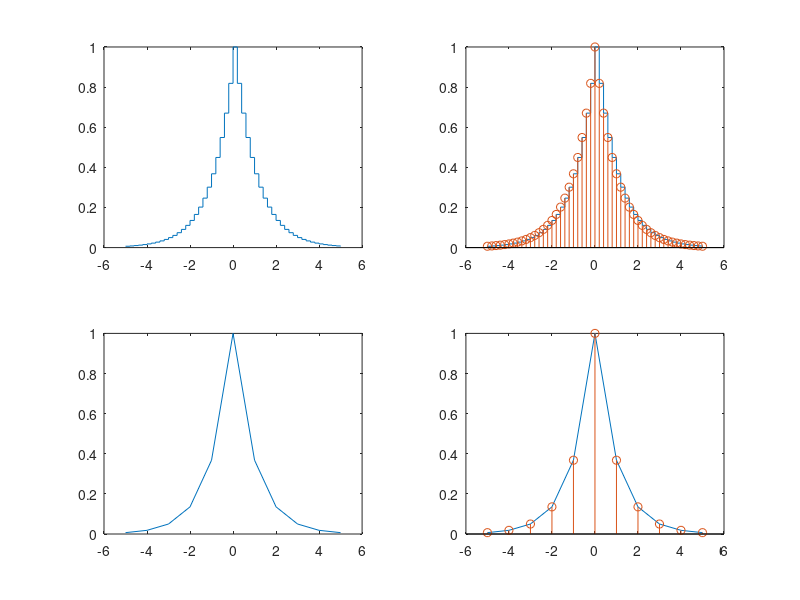

The MATLAB script that drew this image:
% Ex3_23
% 한밭대학교 20191780 육정훈

Ts = 0.0002;
n = -25:1:25;
nTs = n * Ts;
x = exp(-1000 * abs(nTs));

subplot(2, 2, 1); stairs(nTs * 1000, x);
subplot(2, 2, 2); stairs(nTs * 1000, x); hold on;
stem(n * Ts * 1000, x); hold off;

Ts = 0.001;
n = -5:5;
nTs = n * Ts;
x = exp(-1000 * abs(nTs));

subplot(2, 2, 3); plot(nTs * 1000, x);
subplot(2, 2, 4); plot(nTs * 1000, x); hold on;
stem(n * Ts * 1000, x); hold off;
